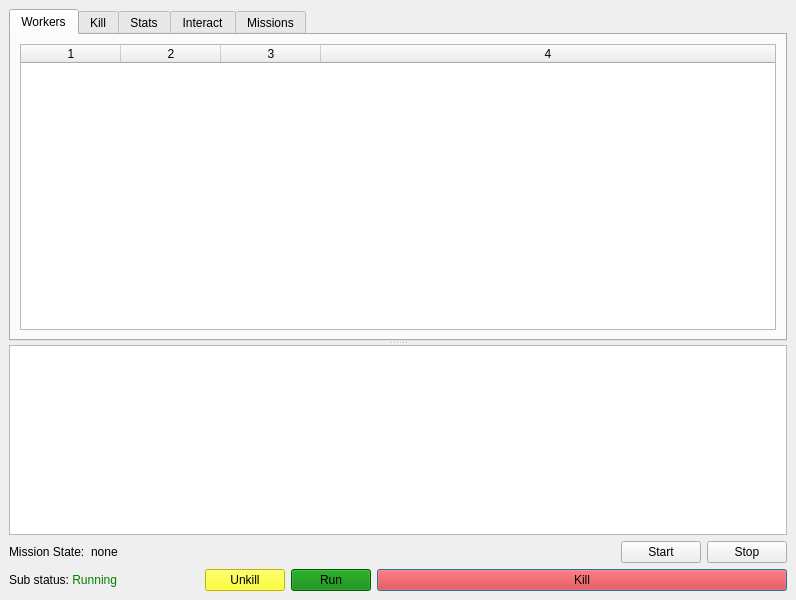
<?xml version="1.0" encoding="UTF-8"?>
<ui version="4.0">
 <class>MainWindow</class>
 <widget class="QMainWindow" name="MainWindow">
  <property name="geometry">
   <rect>
    <x>0</x>
    <y>0</y>
    <width>796</width>
    <height>600</height>
   </rect>
  </property>
  <property name="windowTitle">
   <string>SubControl</string>
  </property>
  <widget class="QWidget" name="centralwidget">
   <layout class="QVBoxLayout" name="verticalLayout_9">
    <item>
     <widget class="QSplitter" name="splitter">
      <property name="orientation">
       <enum>Qt::Vertical</enum>
      </property>
      <property name="opaqueResize">
       <bool>true</bool>
      </property>
      <property name="childrenCollapsible">
       <bool>false</bool>
      </property>
      <widget class="QTabWidget" name="tabWidget">
       <property name="currentIndex">
        <number>0</number>
       </property>
       <widget class="QWidget" name="tab_7">
        <attribute name="title">
         <string>Workers</string>
        </attribute>
        <layout class="QVBoxLayout" name="verticalLayout">
         <item>
          <widget class="QTableWidget" name="workerStatusTable">
           <property name="autoScroll">
            <bool>false</bool>
           </property>
           <property name="editTriggers">
            <set>QAbstractItemView::NoEditTriggers</set>
           </property>
           <property name="showDropIndicator" stdset="0">
            <bool>false</bool>
           </property>
           <property name="selectionMode">
            <enum>QAbstractItemView::NoSelection</enum>
           </property>
           <property name="sortingEnabled">
            <bool>true</bool>
           </property>
           <property name="columnCount">
            <number>4</number>
           </property>
           <attribute name="horizontalHeaderHighlightSections">
            <bool>false</bool>
           </attribute>
           <attribute name="horizontalHeaderStretchLastSection">
            <bool>true</bool>
           </attribute>
           <attribute name="verticalHeaderVisible">
            <bool>false</bool>
           </attribute>
           <column/>
           <column/>
           <column/>
           <column/>
          </widget>
         </item>
        </layout>
       </widget>
       <widget class="QWidget" name="tab_6">
        <attribute name="title">
         <string>Kill</string>
        </attribute>
        <layout class="QVBoxLayout" name="verticalLayout_2">
         <item>
          <widget class="QTableWidget" name="killStatusTable">
           <property name="enabled">
            <bool>true</bool>
           </property>
           <property name="editTriggers">
            <set>QAbstractItemView::NoEditTriggers</set>
           </property>
           <property name="showDropIndicator" stdset="0">
            <bool>false</bool>
           </property>
           <property name="selectionMode">
            <enum>QAbstractItemView::NoSelection</enum>
           </property>
           <property name="columnCount">
            <number>3</number>
           </property>
           <attribute name="horizontalHeaderHighlightSections">
            <bool>false</bool>
           </attribute>
           <attribute name="horizontalHeaderStretchLastSection">
            <bool>true</bool>
           </attribute>
           <attribute name="verticalHeaderVisible">
            <bool>false</bool>
           </attribute>
           <attribute name="verticalHeaderHighlightSections">
            <bool>true</bool>
           </attribute>
           <column/>
           <column/>
           <column/>
          </widget>
         </item>
        </layout>
       </widget>
       <widget class="QWidget" name="tab">
        <attribute name="title">
         <string>Stats</string>
        </attribute>
        <layout class="QHBoxLayout" name="horizontalLayout_2" stretch="1,1">
         <item>
          <layout class="QVBoxLayout" name="verticalLayout_3">
           <item>
            <widget class="QGroupBox" name="groupBox">
             <property name="title">
              <string>Power</string>
             </property>
             <layout class="QFormLayout" name="formLayout">
              <item row="0" column="0">
               <widget class="QLabel" name="label">
                <property name="text">
                 <string>16V</string>
                </property>
               </widget>
              </item>
              <item row="0" column="1">
               <widget class="QLabel" name="power16Label">
                <property name="text">
                 <string/>
                </property>
               </widget>
              </item>
              <item row="1" column="0">
               <widget class="QLabel" name="label_19">
                <property name="text">
                 <string>32V</string>
                </property>
               </widget>
              </item>
              <item row="1" column="1">
               <widget class="QLabel" name="power32Label">
                <property name="text">
                 <string/>
                </property>
               </widget>
              </item>
             </layout>
            </widget>
           </item>
           <item>
            <widget class="QGroupBox" name="groupBox_3">
             <property name="title">
              <string>LPOSVSS</string>
             </property>
             <layout class="QFormLayout" name="formLayout_3">
              <item row="0" column="0">
               <widget class="QLabel" name="label_21">
                <property name="text">
                 <string>X</string>
                </property>
               </widget>
              </item>
              <item row="1" column="0">
               <widget class="QLabel" name="label_22">
                <property name="text">
                 <string>Y</string>
                </property>
               </widget>
              </item>
              <item row="2" column="0">
               <widget class="QLabel" name="label_23">
                <property name="text">
                 <string>Z</string>
                </property>
               </widget>
              </item>
              <item row="3" column="0">
               <widget class="QLabel" name="label_24">
                <property name="text">
                 <string>R</string>
                </property>
               </widget>
              </item>
              <item row="4" column="0">
               <widget class="QLabel" name="label_25">
                <property name="text">
                 <string>P</string>
                </property>
               </widget>
              </item>
              <item row="5" column="0">
               <widget class="QLabel" name="label_26">
                <property name="text">
                 <string>Y</string>
                </property>
               </widget>
              </item>
              <item row="0" column="1">
               <widget class="QLabel" name="LPOSVSSXLabel">
                <property name="text">
                 <string/>
                </property>
               </widget>
              </item>
              <item row="1" column="1">
               <widget class="QLabel" name="LPOSVSSYLabel">
                <property name="text">
                 <string/>
                </property>
               </widget>
              </item>
              <item row="2" column="1">
               <widget class="QLabel" name="LPOSVSSZLabel">
                <property name="text">
                 <string/>
                </property>
               </widget>
              </item>
              <item row="3" column="1">
               <widget class="QLabel" name="LPOSVSSRollLabel">
                <property name="text">
                 <string/>
                </property>
               </widget>
              </item>
              <item row="4" column="1">
               <widget class="QLabel" name="LPOSVSSPitchLabel">
                <property name="text">
                 <string/>
                </property>
               </widget>
              </item>
              <item row="5" column="1">
               <widget class="QLabel" name="LPOSVSSYawLabel">
                <property name="text">
                 <string/>
                </property>
               </widget>
              </item>
             </layout>
            </widget>
           </item>
          </layout>
         </item>
         <item>
          <layout class="QVBoxLayout" name="verticalLayout_4">
           <item>
            <widget class="QGroupBox" name="groupBox_2">
             <property name="title">
              <string>Thrusters</string>
             </property>
             <layout class="QFormLayout" name="formLayout_2">
              <item row="0" column="0">
               <widget class="QLabel" name="label_2">
                <property name="text">
                 <string>LFOR</string>
                </property>
               </widget>
              </item>
              <item row="0" column="1">
               <widget class="QLabel" name="thrusterLFORLabel">
                <property name="text">
                 <string/>
                </property>
               </widget>
              </item>
              <item row="1" column="0">
               <widget class="QLabel" name="label_5">
                <property name="text">
                 <string>RFOR</string>
                </property>
               </widget>
              </item>
              <item row="1" column="1">
               <widget class="QLabel" name="thrusterRFORLabel">
                <property name="text">
                 <string/>
                </property>
               </widget>
              </item>
              <item row="2" column="0">
               <widget class="QLabel" name="label_6">
                <property name="text">
                 <string>FS</string>
                </property>
               </widget>
              </item>
              <item row="2" column="1">
               <widget class="QLabel" name="thrusterFSLabel">
                <property name="text">
                 <string/>
                </property>
               </widget>
              </item>
              <item row="3" column="0">
               <widget class="QLabel" name="label_7">
                <property name="text">
                 <string>RS</string>
                </property>
               </widget>
              </item>
              <item row="3" column="1">
               <widget class="QLabel" name="thrusterRSLabel">
                <property name="text">
                 <string/>
                </property>
               </widget>
              </item>
              <item row="4" column="0">
               <widget class="QLabel" name="label_8">
                <property name="text">
                 <string>FLV</string>
                </property>
               </widget>
              </item>
              <item row="4" column="1">
               <widget class="QLabel" name="thrusterFLVLabel">
                <property name="text">
                 <string/>
                </property>
               </widget>
              </item>
              <item row="5" column="0">
               <widget class="QLabel" name="label_10">
                <property name="text">
                 <string>RLV</string>
                </property>
               </widget>
              </item>
              <item row="5" column="1">
               <widget class="QLabel" name="thrusterRLVLabel">
                <property name="text">
                 <string/>
                </property>
               </widget>
              </item>
              <item row="6" column="0">
               <widget class="QLabel" name="label_9">
                <property name="text">
                 <string>FRV</string>
                </property>
               </widget>
              </item>
              <item row="6" column="1">
               <widget class="QLabel" name="thrusterFRVLabel">
                <property name="text">
                 <string/>
                </property>
               </widget>
              </item>
              <item row="7" column="0">
               <widget class="QLabel" name="label_11">
                <property name="text">
                 <string>RRV</string>
                </property>
               </widget>
              </item>
              <item row="7" column="1">
               <widget class="QLabel" name="thrusterRRVLabel">
                <property name="text">
                 <string/>
                </property>
               </widget>
              </item>
             </layout>
            </widget>
           </item>
          </layout>
         </item>
        </layout>
       </widget>
       <widget class="QWidget" name="tab_2">
        <attribute name="title">
         <string>Interact</string>
        </attribute>
        <layout class="QVBoxLayout" name="verticalLayout_6">
         <item>
          <widget class="QPlainTextEdit" name="interactOutputTextEdit">
           <property name="font">
            <font>
             <family>Andale Mono</family>
            </font>
           </property>
           <property name="styleSheet">
            <string notr="true"/>
           </property>
           <property name="readOnly">
            <bool>true</bool>
           </property>
           <property name="maximumBlockCount">
            <number>100</number>
           </property>
          </widget>
         </item>
         <item>
          <layout class="QHBoxLayout" name="horizontalLayout_3">
           <item>
            <widget class="QPlainTextEdit" name="interactCommandTextEdit">
             <property name="sizePolicy">
              <sizepolicy hsizetype="Expanding" vsizetype="Maximum">
               <horstretch>0</horstretch>
               <verstretch>0</verstretch>
              </sizepolicy>
             </property>
             <property name="maximumSize">
              <size>
               <width>16777215</width>
               <height>90</height>
              </size>
             </property>
             <property name="font">
              <font>
               <family>Andale Mono</family>
              </font>
             </property>
            </widget>
           </item>
           <item>
            <layout class="QVBoxLayout" name="verticalLayout_5">
             <item>
              <widget class="QPushButton" name="interactRunButton">
               <property name="text">
                <string>Run</string>
               </property>
              </widget>
             </item>
             <item>
              <widget class="QPushButton" name="interactStopButton">
               <property name="text">
                <string>Stop</string>
               </property>
              </widget>
             </item>
             <item>
              <widget class="QLabel" name="interactStatusLabel">
               <property name="text">
                <string>Stopped</string>
               </property>
              </widget>
             </item>
            </layout>
           </item>
          </layout>
         </item>
        </layout>
       </widget>
       <widget class="QWidget" name="tab_3">
        <attribute name="title">
         <string>Missions</string>
        </attribute>
        <layout class="QHBoxLayout" name="horizontalLayout_4">
         <item>
          <layout class="QVBoxLayout" name="verticalLayout_8">
           <item>
            <widget class="QComboBox" name="missionListCombo"/>
           </item>
           <item>
            <widget class="QListWidget" name="missionList">
             <property name="editTriggers">
              <set>QAbstractItemView::NoEditTriggers</set>
             </property>
             <property name="showDropIndicator" stdset="0">
              <bool>false</bool>
             </property>
            </widget>
           </item>
          </layout>
         </item>
         <item>
          <layout class="QVBoxLayout" name="verticalLayout_7">
           <item>
            <widget class="QPushButton" name="missionAddButton">
             <property name="text">
              <string>Add</string>
             </property>
            </widget>
           </item>
           <item>
            <widget class="QPushButton" name="missionRemoveButton">
             <property name="text">
              <string>Remove</string>
             </property>
            </widget>
           </item>
          </layout>
         </item>
         <item>
          <layout class="QVBoxLayout" name="verticalLayout_10">
           <item>
            <widget class="QLabel" name="label_3">
             <property name="text">
              <string>All Missions</string>
             </property>
            </widget>
           </item>
           <item>
            <widget class="QListWidget" name="availableMissionsList">
             <property name="editTriggers">
              <set>QAbstractItemView::NoEditTriggers</set>
             </property>
             <property name="showDropIndicator" stdset="0">
              <bool>false</bool>
             </property>
            </widget>
           </item>
          </layout>
         </item>
        </layout>
       </widget>
      </widget>
      <widget class="QPlainTextEdit" name="logTextEdit">
       <property name="textInteractionFlags">
        <set>Qt::TextSelectableByKeyboard|Qt::TextSelectableByMouse</set>
       </property>
       <property name="maximumBlockCount">
        <number>100</number>
       </property>
      </widget>
     </widget>
    </item>
    <item>
     <layout class="QHBoxLayout" name="horizontalLayout_5" stretch="0,1,0,0">
      <item>
       <widget class="QLabel" name="label_4">
        <property name="text">
         <string>Mission State:</string>
        </property>
       </widget>
      </item>
      <item>
       <widget class="QLabel" name="missionStateLabel">
        <property name="text">
         <string>none</string>
        </property>
       </widget>
      </item>
      <item>
       <widget class="QPushButton" name="missionStartButton">
        <property name="text">
         <string>Start</string>
        </property>
       </widget>
      </item>
      <item>
       <widget class="QPushButton" name="missionStopButton">
        <property name="text">
         <string>Stop</string>
        </property>
       </widget>
      </item>
     </layout>
    </item>
    <item>
     <layout class="QHBoxLayout" name="horizontalLayout" stretch="0,0,0,0,1">
      <item>
       <widget class="QLabel" name="killStatusLabel">
        <property name="sizePolicy">
         <sizepolicy hsizetype="Fixed" vsizetype="Preferred">
          <horstretch>0</horstretch>
          <verstretch>0</verstretch>
         </sizepolicy>
        </property>
        <property name="minimumSize">
         <size>
          <width>150</width>
          <height>0</height>
         </size>
        </property>
        <property name="text">
         <string>Sub status: &lt;span style=&quot; color:green;&quot;&gt;Running&lt;/span&gt;</string>
        </property>
       </widget>
      </item>
      <item>
       <spacer name="horizontalSpacer">
        <property name="orientation">
         <enum>Qt::Horizontal</enum>
        </property>
        <property name="sizeType">
         <enum>QSizePolicy::Fixed</enum>
        </property>
        <property name="sizeHint" stdset="0">
         <size>
          <width>40</width>
          <height>20</height>
         </size>
        </property>
       </spacer>
      </item>
      <item>
       <widget class="QPushButton" name="unkillButton">
        <property name="styleSheet">
         <string notr="true">background-color: yellow</string>
        </property>
        <property name="text">
         <string>Unkill</string>
        </property>
       </widget>
      </item>
      <item>
       <widget class="QPushButton" name="runButton">
        <property name="styleSheet">
         <string notr="true">background-color: green</string>
        </property>
        <property name="text">
         <string>Run</string>
        </property>
       </widget>
      </item>
      <item>
       <widget class="QPushButton" name="killButton">
        <property name="styleSheet">
         <string notr="true">background-color: red</string>
        </property>
        <property name="text">
         <string>Kill</string>
        </property>
        <property name="autoDefault">
         <bool>true</bool>
        </property>
        <property name="default">
         <bool>true</bool>
        </property>
       </widget>
      </item>
     </layout>
    </item>
   </layout>
  </widget>
 </widget>
 <resources/>
 <connections/>
</ui>
